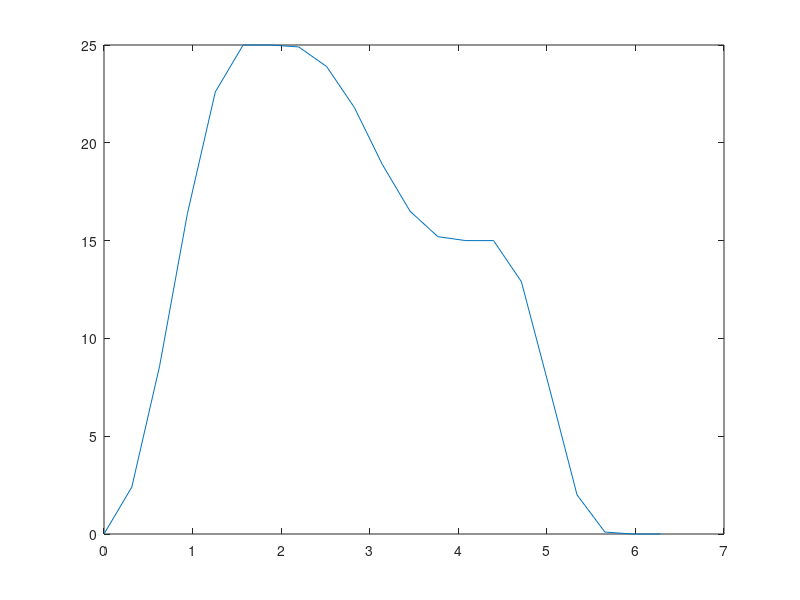

MATLAB code for this plot: (Note: this script raises an error after producing the figure.)

%%

time = [0, 1, 2, 3, 4, 5, 6, 7, 8, 9, 10, 11, 12, 13, 14, 15, 16, 17, 18, 19, 20];
height = [0, 2.4, 8.6, 16.4, 22.6, 25, ...
          25, 24.9, 23.9, 21.8, 18.9, 16.5, ...
          15.2, 15, 15, 12.9, 7.5, 2, 0.1, 0, 0];

angle = time/20 * 2*pi;      

%% a

plot(angle, height);

%% b

% Lagrange polys
syms x_l
lagrange_poly = 0;

for kk=1:size(angle,2)
    tmp_numerator = 1;
    tmp_denominator = 1;
    
    for jj=1:size(angle,2)
        if jj ~= kk
            tmp_numerator = tmp_numerator*(x_l - angle(jj));
            tmp_denominator = tmp_denominator*(angle(kk) - angle(jj));
        end
    end
    lagrange_poly = lagrange_poly + tmp_numerator/tmp_denominator * height(kk);
end
simplify(lagrange_poly);

clf;
subplot(1,2,1);
plot(angle, height, 'ro');
hold on;
plot(0:0.1:2*pi, double(subs(lagrange_poly, x_l, 0:0.1:2*pi)), 'k')
axis([0, 2*pi, 0, 25]);
title('Lagrange fit');
xlabel('Angle');
ylabel('Follower height (cm)')

%% c

ang_interp = 0:0.01:2*pi;
sp = spline(angle, height, ang_interp);

subplot(1,2,2);
plot(angle, height, 'ro');
hold on;
plot(ang_interp, sp, 'k');
axis([0, 2*pi, 0, 30]);

sp = pchip(angle, height, ang_interp);

plot(angle, height, 'ro');
hold on;
plot(ang_interp, sp, 'g');
axis([0, 2*pi, 0, 30]);

title('Spline fits');
xlabel('Angle');
ylabel('Follower height (cm)')


%% d
ang_interp = 0:0.01:2*pi;

R_F = 2;
R_P = 10;

pitch_radius = R_P - R_F + pchip(angle, height, ang_interp);
[pitch_x, pitch_y] = pol2cart(ang_interp, pitch_radius);

clf;
plot(pitch_x, pitch_y, 'g--')

%%%% generate offset

pitch_dx = gradient(pitch_x)/median(diff(ang_interp));
pitch_dy = gradient(pitch_y)/median(diff(ang_interp));

speed = sqrt(pitch_dx.^2 + pitch_dy.^2);

offset_x = pitch_x - (R_F./speed) .* pitch_dy;
offset_y = pitch_y + (R_F./speed) .* pitch_dx;
hold on;
plot(offset_x, offset_y, 'k-')

axis([-35, 30, -30, 40]);
daspect([1, 1, 1]);

%% e
clf;
R = @(theta) [cos(theta) -sin(theta); sin(theta) cos(theta)];

[follower_x, follower_y] = pol2cart(ang_interp, R_F);

for kk=0:4
    pts_pitch = R(-(kk/5)*2*pi)*[pitch_x; pitch_y];
    pts_cam = R(-(kk/5)*2*pi)*[offset_x; offset_y];
    
    subplot(1,5,kk+1);
    plot(pts_pitch(1,:), pts_pitch(2,:), '--g');
    hold on;
    plot(pts_cam(1,:), pts_cam(2,:), 'k-');
    title(['Theta = ' num2str(kk*2*pi/5) ' pi']); 
    current_height = pchip(angle, height, kk*2*pi/5);
    
    plot(follower_x + current_height + R_P - R_F, follower_y , 'r-');
    axis([-50, 50, -50, 50]);
    daspect([1, 1, 1]);

end

%% Save list of points that correspond to cam surface
a = pts_cam';
a(:,3) = 0;
a = a(1:5:end,:);
writematrix(a, 'cam_points.csv')





